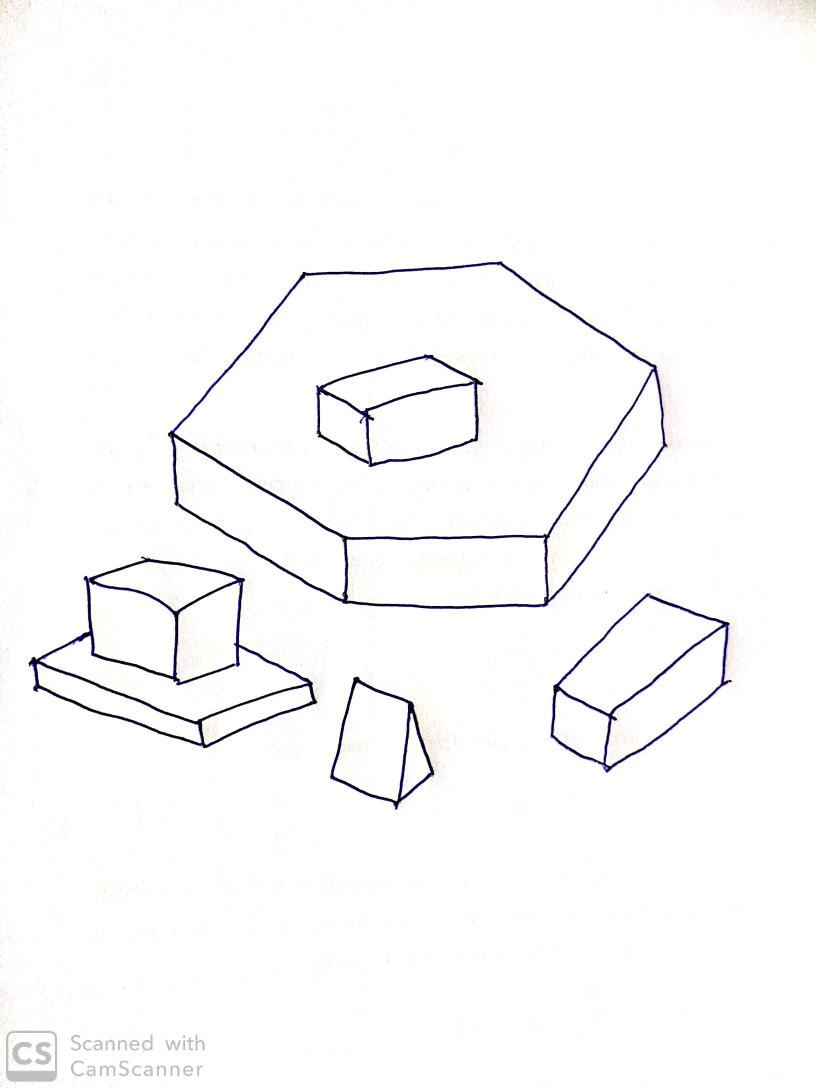
#> input picture Dataset/forms.jpg, 2448 x 3264 px (shown at 1/3 size)
$ python corner_detector.py
#> lines starting #> are read from the running program, lines starting #| are printed output that depends on the picture; after the words box and inside, x2 and y2 are one past the last pixel; in counts of white or black regions, pixels touching at a corner belong together
#> further down, frame is the input picture: shape (3264, 2448, 3); mean B, G, R 250.8, 250.3, 250.5
### utils.py

import numpy as np
import cv2
import os

# gray = rgb2gray(rgb)

def isGray(image):
	return image.ndim<3

def widthHeightDividedBy(image, divisor):
	h,w = image.shape
	return (w/divisor,h/divisor)

def dist(p1, p2):
	return ( (p1[0]-p2[0])**2 + (p1[1]-p2[1])**2 )**0.5

def rgb2gray(rgb):
	return cv2.cvtColor(rgb, cv2.COLOR_BGR2GRAY)

# c - fator de reducao
def resize(img, c):
#> called with c = 0.2
    w = int(c*len(img))
#> w = 652
    h = int(c*len(img[0]))
#> h = 489
    return cv2.resize(img, (h, w))
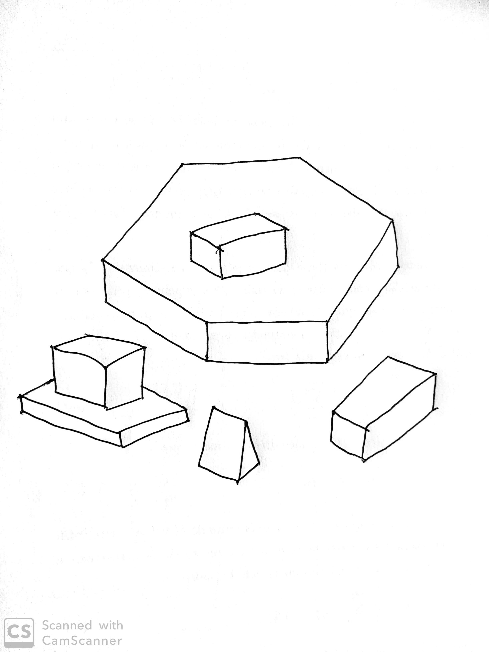
#> returned value: shape (652, 489); min 0, max 255, mean 250.4

# [53 lines left out: functions concatH, concatV, addnoise, not called in this run]

### corner_detector.py
from camera import Camera
import utils
import cv2
import numpy as np

window = cv2.namedWindow('imgs')

frame = cv2.imread("Dataset/forms.jpg")
img = utils.resize(utils.rgb2gray(frame),0.2)

coners = cv2.goodFeaturesToTrack(img, 25, 0.01, 10)
#> coners = 25 rows, first 8: [23, 399], [360, 455], [188, 420], [51, 346], [146, 347], [53, 382], [214, 410], [209, 358]
coners = np.int0(coners)


N = len(coners)
#> N = 25
for i in coners:
    x,y = i.ravel()
    cv2.circle(img, (x,y), 3, (0,255,0), -1)
#> this loop made 25 passes
#> (x, y) on passes 1 to 12: (23, 399), (360, 455), (188, 420), (51, 346), (146, 347), (53, 382), (214, 410), (209, 358), (431, 374), (223, 276), (21, 413), (223, 251)
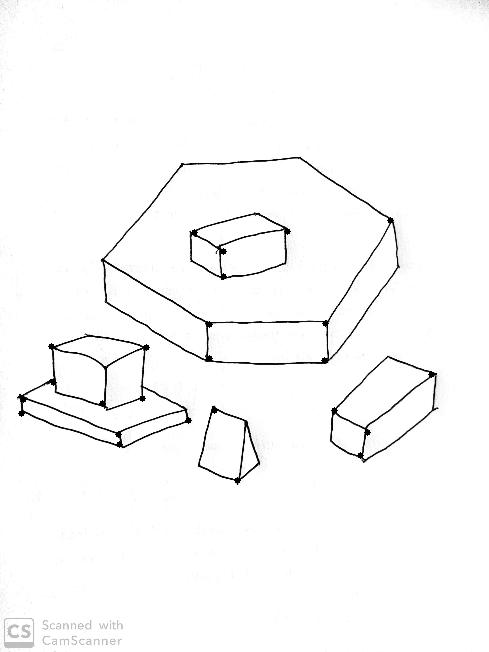
#> img: shape (652, 489); 0.23% of pixels changed, all inside (x1, y1, x2, y2) = (18, 217, 435, 484)

while cv2.waitKey(1) != 27:
#> (key Esc is pressed here)
    cv2.imshow(window, img)

'''
rootdir="imgs"
cam = Camera('Camera')

while cv2.waitKey(1) != 27:
    frame = cam.capture()
    img = utils.resize(utils.rgb2gray(frame),1)
    img_ = cv2.bilateralFilter(img,9,75,75)

    coners = cv2.goodFeaturesToTrack(img, 25, 0.01, 10)
    coners = np.int0(coners)


    N = len(coners)
    for i in coners:
        x,y = i.ravel()
        cv2.circle(img, (x,y), 3, 255, -1)

    cam.show(imgS)
'''
